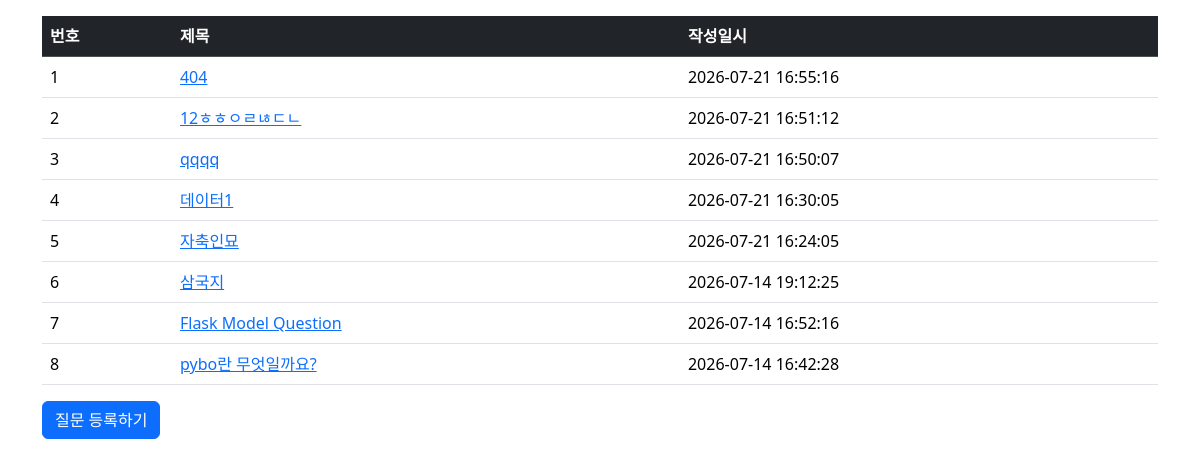
Page /question/list/ on the committed database.
### pybo/models.py (models this page shows, shortened)
class Question(db.Model):
    id = db.Column(db.Integer, primary_key=True)
    subject = db.Column(db.String(max_string), nullable=False) # 200자까지 문자열 제한이 있으며 null을 허용하지 않겠다.
    content = db.Column(db.Text(), nullable=False)
    create_date = db.Column(db.DateTime(), nullable=False) # DateTime을 받아오며 null을 허용하지 않겠다

### pybo/views/question_views.py (the view)
@bp.route('/list/')
def _list(): # URL '/question/list/'로 접근했을 때 실행될 라우트 함수를 정의
    question_list = Question.query.order_by(Question.create_date.desc())
    return render_template('question/question_list.html', question_list=question_list)

### pybo/templates/question/question_list.html
{% extends 'base.html' %}
{% block content %}
<div class="container my-3">
    <table class="table">
        <thead>
        <tr class="table-dark">
            <th>번호</th>
            <th>제목</th>
            <th>작성일시</th>
        </tr>
        </thead>
        <tbody>
        {% if question_list %}
        {% for question in question_list %}
        <tr>
            <td>{{ loop.index }}</td>
            <td>
                <a href="{{ url_for('question.detail', question_id=question.id) }}">{{ question.subject }}</a>
            </td>
            <td>{{ question.create_date.strftime('%Y-%m-%d %H:%M:%S') }}</td>
        </tr>
        {% endfor %}
        {% else %}
        <tr>
            <td colspan="3">질문이 없습니다.</td>
        </tr>
        {% endif %}
        </tbody>
    </table>
    <a href="{{ url_for('question.create') }}" class="btn btn-primary">질문 등록하기</a>
</div>
{% endblock %}

### rows in the picture
Question: subject "404", create_date "2026-07-21 16:55:16"
Question: subject "12ㅎㅎㅇㄹㄶㄷㄴ", create_date "2026-07-21 16:51:12"
Question: subject "qqqq", create_date "2026-07-21 16:50:07"
Question: subject "데이터1", create_date "2026-07-21 16:30:05"
Question: subject "자축인묘", create_date "2026-07-21 16:24:05"
Question: subject "삼국지", create_date "2026-07-14 19:12:25"
Question: subject "Flask Model Question", create_date "2026-07-14 16:52:16"
Question: subject "pybo란 무엇일까요?", create_date "2026-07-14 16:42:28"
